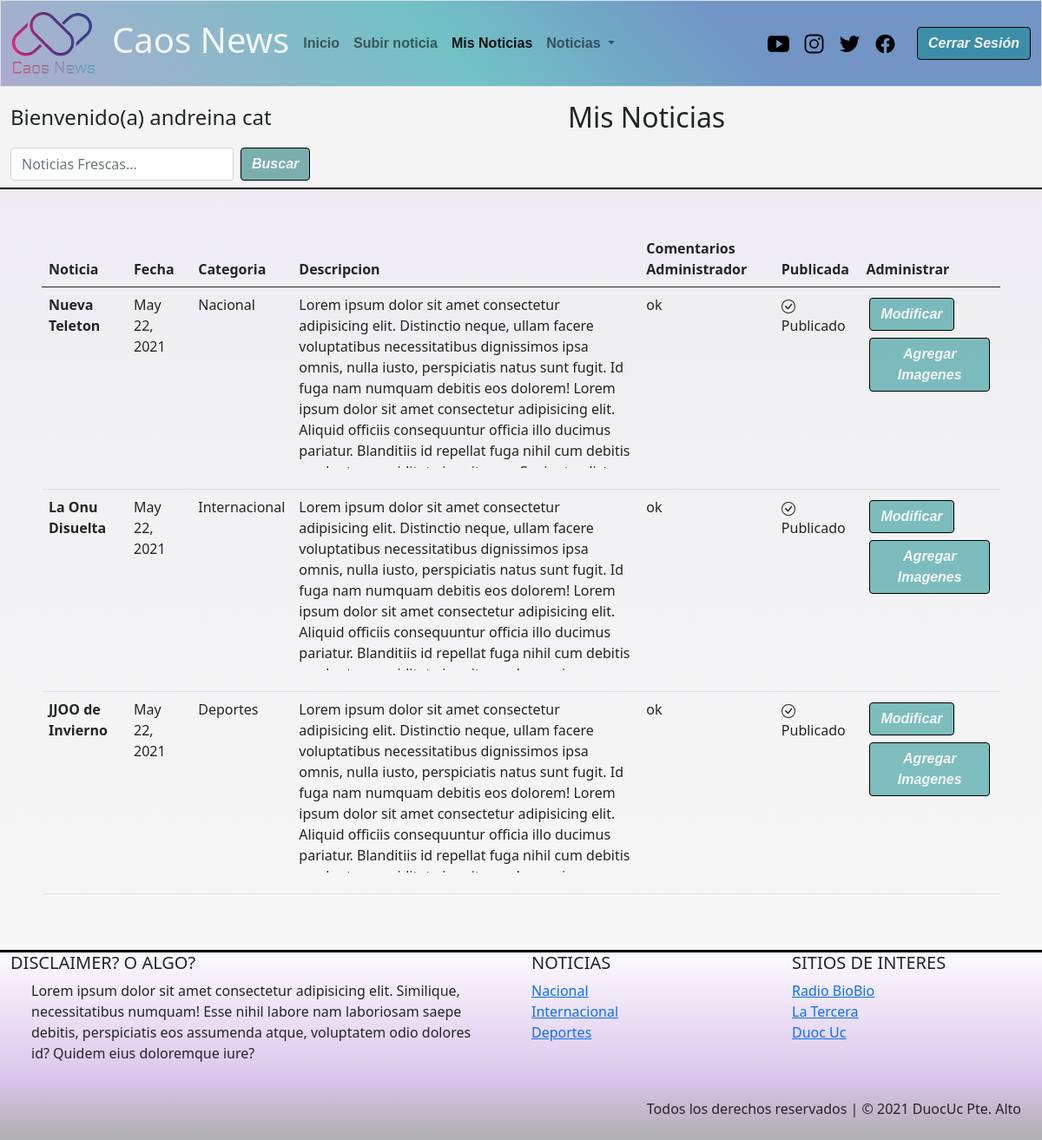
The app's page /mis_noticias/ (signed in) with its own data.
### caos_news/models.py (models this page shows, shortened)
class Noticia(models.Model):
    nombre_not = models.CharField(primary_key= True, max_length=50)
    fecha_not = models.DateField(default=datetime.date.today)
    redac =  models.TextField()
    img_not = models.ImageField(upload_to='noticias',null=True)
    publicar = models.BooleanField(default=False)
    comentario = models.TextField(null=True,default='Sin observaciones')
    autor = models.ForeignKey(User,null=True, on_delete=models.CASCADE)
    categoria = models.ForeignKey(Categoria, on_delete=models.CASCADE)

class Categoria(models.Model):
    cod_catg = models.IntegerField(primary_key=True)
    nombre_catg = models.CharField(max_length=50)
    def __str__(self):
        return self.nombre_catg

### caos_news/views.py (the view)
# urls.py: path('mis_noticias/',mis_news,name='mis_notis'),
@login_required(login_url='/Ingresar/')
def mis_news(request):
    user = User.objects.get(username=request.user.username)
    categoria = Categoria.objects.all()
    noti_all = Noticia.objects.filter(autor=user)
    contexto = {"categorias":categoria,"noticias":noti_all}
    return render(request,"mis_notis.html",contexto)

### caos_news/templates/mis_notis.html (shortened to what this page needs)
{% extends "base.html" %}
{% load static %}
{% block link_activos %}
<ul class="navbar-nav me-auto mb-2 mb-lg-0">
    <li class="nav-item">
        <a class="nav-link" aria-current="page" href="{% url 'index'%}">Inicio</a>
    </li>
    {% if user.is_authenticated %}
    <li class="nav-item ">
        <a class="nav-link " href="{% url 'enviar_n' %}">Subir noticia</a>
    </li>
    <li class="nav-item">
        <a class="nav-link active" href="{% url 'mis_notis' %}">Mis Noticias</a>
    </li>
    {% endif %}
    <li class="nav-item dropdown">
        <a class="nav-link dropdown-toggle" href="#" id="navbarDropdown" role="button" data-bs-toggle="dropdown"
            aria-expanded="false">
            Noticias
        </a>
    </li>
    {% endblock link_activos %}
    {% block contenido %}
    <main>
        <nav class="navbar sticky-top" id="barra-busqueda">
            <div class="container-fluid ">
                <span class="navbar-text">
                    {% if user.is_authenticated %}
                    <h4> Bienvenido(a) {{user.first_name}} {{user.last_name}} </h4>
                    {% else %}
                    <h4>Noticas Frescas</h4>
                    {% endif %}
                </span>
                <span class="navbar-text" style="margin-right: 30%; text-align: center;">
                    <h2>Mis Noticias</h2>
                </span>
                <form class="d-flex" method="POST" action="{% url 'filter_d'%}">
                    <input class="form-control me-2" type="search" placeholder="Noticias Frescas..." name="txtbusqueda" aria-label="Search">
                    <button id="boton" class="btn btn-outline" type="submit">Buscar</button>
                </form>
            </div>
        </nav>
        <section class="container-fluid p-5 table-responsive">
            <table class="table table-secundary table-hover">
                <thead>
                    <tr>
                        <th scope="col">Noticia</th>
                        <th scope="col">Fecha</th>
                        <th scope="col">Categoria</th>
                        <th scope="col">Descripcion</th>
                        <th scope="col">Comentarios Administrador</th>
                        <th scope="col">Publicada</th>
                        <th scope="col">Administrar</th>
                    </tr>
                </thead>
                <tbody>
                    {% for x in noticias %}
                    <tr>
                        <th scope="row">{{x.nombre_not}}</th>
                        <td>{{x.fecha_not}}</td>
                        <td>{{x.categoria}}</td>
                        <td class="" style="width: 400px;">
                               <p style="overflow: auto; height: 200px;">{{x.redac}}</p>
                        </td>
                        <td>{{x.comentario}}</td>
                        <td>{% if x.publicar %}
                            <div class="mb-3">
                                Publicado
                            </div>
                            {% endif %}
                        </td>
                        <td>
                            <button id="boton" type="button" class="btn btn-outline m-1"
                                onclick="modificar('{{x.nombre_not}}')">Modificar</button>
                            <button id="boton" type="button" class="btn btn-outline m-1" onclick="gale('{{x.nombre_not}}')"
                                data-bs-toggle="modal" data-bs-target="#gale_modal">Agregar Imagenes</button>
                        </td>
                    </tr>
                    {% endfor %}
                </tbody>
            </table>
        </section>
        {% endblock contenido %}
        {% block categorias %}
        {% for x in categorias %}
        <li><a href="{% url 'categ' x.nombre_catg %}">{{x.nombre_catg}}</a></li>
        {% endfor %}
        {% endblock categorias %}

### records on screen
Noticia: nombre_not "Nueva Teleton", fecha_not "May 22, 2021", categoria "Nacional", redac "Lorem ipsum dolor sit amet consectetur adipisicing elit. Distinctio neque, ullam facere voluptatibus necessitatibus dignissimos ipsa omnis, nulla iusto, perspiciatis natus sunt fugit. Id fuga nam numquam debitis eos dolorem! Lorem ipsum dolor sit amet consectetur adipisicing elit. Aliquid officiis consequuntur officia illo ducimus pariatur. Blanditiis id repellat fuga nihil cum debitis…", comentario "ok", publicar True (drawn)
Noticia: nombre_not "La Onu Disuelta", fecha_not "May 22, 2021", categoria "Internacional", redac "Lorem ipsum dolor sit amet consectetur adipisicing elit. Distinctio neque, ullam facere voluptatibus necessitatibus dignissimos ipsa omnis, nulla iusto, perspiciatis natus sunt fugit. Id fuga nam numquam debitis eos dolorem! Lorem ipsum dolor sit amet consectetur adipisicing elit. Aliquid officiis consequuntur officia illo ducimus pariatur. Blanditiis id repellat fuga nihil cum debitis…", comentario "ok", publicar True (drawn)
Noticia: nombre_not "JJOO de Invierno", fecha_not "May 22, 2021", categoria "Deportes", redac "Lorem ipsum dolor sit amet consectetur adipisicing elit. Distinctio neque, ullam facere voluptatibus necessitatibus dignissimos ipsa omnis, nulla iusto, perspiciatis natus sunt fugit. Id fuga nam numquam debitis eos dolorem! Lorem ipsum dolor sit amet consectetur adipisicing elit. Aliquid officiis consequuntur officia illo ducimus pariatur. Blanditiis id repellat fuga nihil cum debitis…", comentario "ok", publicar True (drawn)
Categoria: nombre_catg "Nacional"
Categoria: nombre_catg "Internacional"
Categoria: nombre_catg "Deportes"

### other values on screen
{{ user.first_name }} "andreina"
{{ user.last_name }} "cat"
